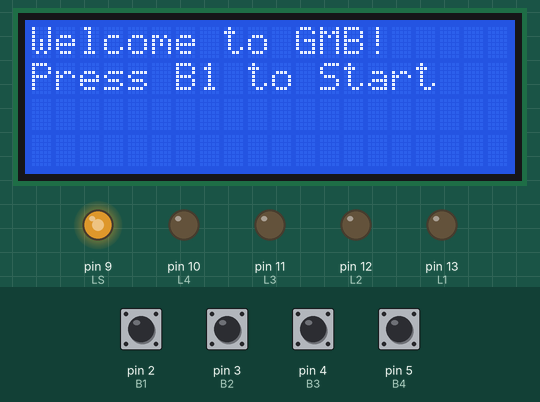
Bench run of a sketch on a simulated Arduino Uno, built with avr-gcc and run on an emulated ATmega328P. Shown: 20×4 character LCD, output pins drawn as LEDs (lit = HIGH). Dashed ring = blinking. The test bench sets the inputs (shaded band); at power-on: pin 2 (B1), pin 3 (B2), pin 4 (B3), pin 5 (B4) HIGH. Random numbers use the default seed unless the sketch sets one; what the sketch prints to the serial monitor is not drawn.

Above: at 1.35 s.
1.4 s: pin 2 (B1) pulled LOW for 0.15 s
At 3.6 s:
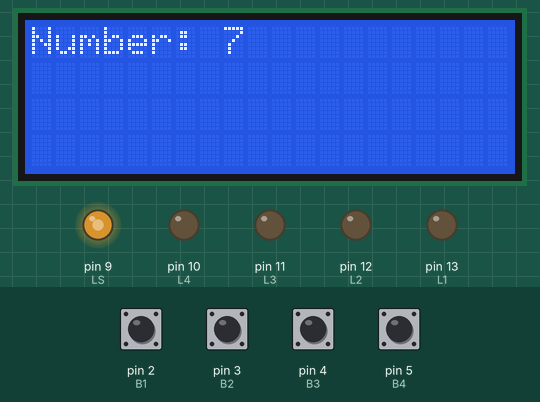
3.9 s: pin 3 (B2) pulled LOW for 0.15 s
At 4.7 s:
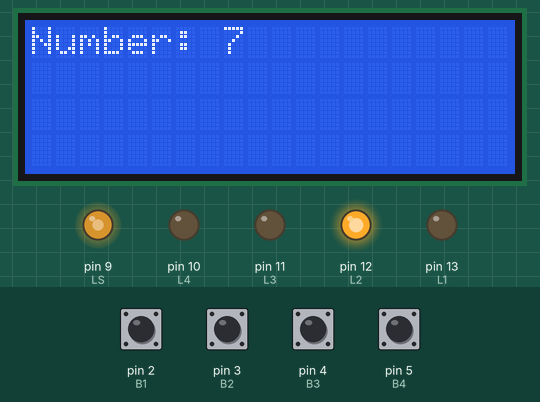
5.5 s: pin 4 (B3) pulled LOW for 1 s
At 5.71 s:
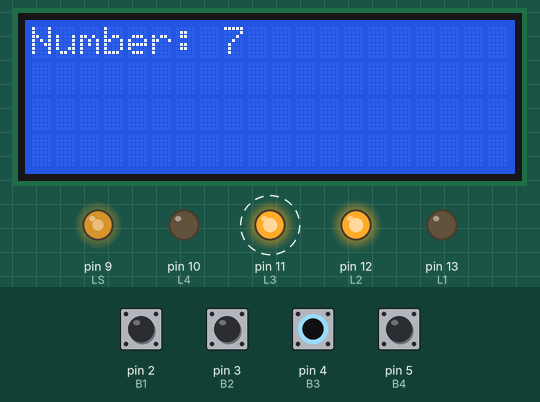
8.0 s: pin 5 (B4) pulled LOW for 0.15 s
At 9.0 s:
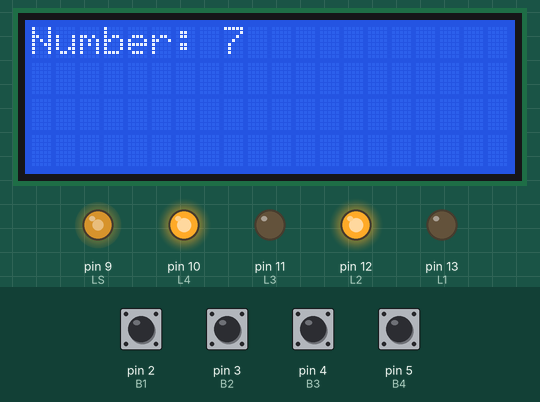
9.6 s: pin 4 (B3) pulled LOW for 0.15 s
At 10.4 s:
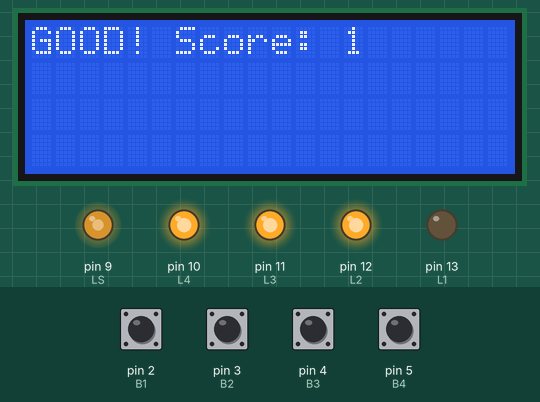
12.1 s: pin 2 (B1) pulled LOW for 1 s
At 20.8 s:
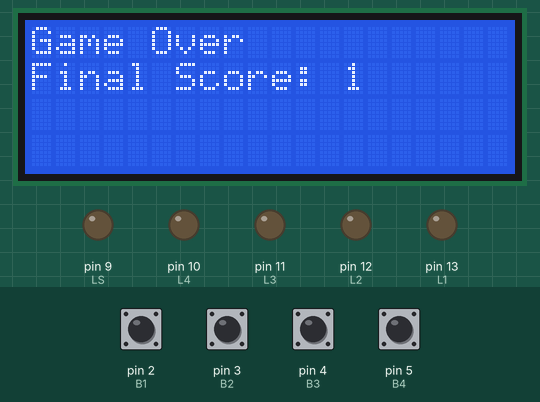
Timing chart, 0 to 21.1 s (numbered marks = the images above; inputs shaded):
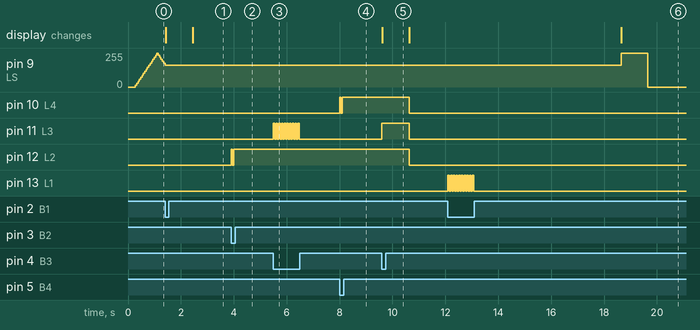

The sketch:

As1_GMB.ino
```cpp
/*
--------------------------------------------------------
Course: Embedded System and IoT  - a.y. 2024-2025
Project: Assignment #1 - Give Me the Binary! (GMB)

Author: Yiming Li, Tianyu Qu, Jing Yang
Date: October 20, 2024

--------------------------------------------------------
*/

//#include <Arduino.h>
#include <Wire.h>
#include <TimerOne.h>
#include <LiquidCrystal_I2C.h>
#include <avr/sleep.h>
#include <PinChangeInterrupt.h>
// ---------------- Pin Definition --------------------
// Pin Definitions for LEDs
#define   L1   13
#define   L2   12
#define   L3   11
#define   L4   10
#define   LS   9  // Red LED
// Pin Definitions for Buttons
#define   B1   2
#define   B2   3
#define   B3   4
#define   B4   5
// Pin Definition for Potentiometer (Analog input)
#define   Pot   A2

// ---------------- Parameter Definition --------------------
int fadeAmount = 15;
int currIntensity = 0;
// Define states
enum GameState { INIT, GAME, GAME_OVER };
GameState gameState = INIT;
unsigned long startTime = 0;  // For time tracking
unsigned long T1;         // Maximum time to respond
int F;                    // Difficulty factor
int score = 0;
int playerInput = 0;
int displayedNumber = 0;
const unsigned long DEBOUNCE_DELAY = 50;
unsigned long lastButtonPressTime[4] = {0, 0, 0, 0};
unsigned long lastB1PressTime = 0;
volatile bool sleepMode = false;

LiquidCrystal_I2C lcd = LiquidCrystal_I2C(0x27,20,4);

void Init()  {
  // Initialize LEDs as outputs
  pinMode(L1, OUTPUT);
  pinMode(L2, OUTPUT);
  pinMode(L3, OUTPUT);
  pinMode(L4, OUTPUT);
  pinMode(LS, OUTPUT);

  // Initialize buttons as inputs (with internal pull-up resistors enabled)
  pinMode(B1, INPUT_PULLUP);
  pinMode(B2, INPUT_PULLUP);
  pinMode(B3, INPUT_PULLUP);
  pinMode(B4, INPUT_PULLUP);

  // Initialize potentiometer as an analog input
  //pinMode(Pot, INPUT);

  // Start the LCD and print a message
  lcd.init();
  lcd.backlight();
  lcd.setCursor(0, 0);
  lcd.print("Welcome to GMB!");
  lcd.setCursor(0, 1);
  lcd.print("Press B1 to Start");

  lastB1PressTime = millis();
}

void setup() {
  Serial.begin(9600);
  Init();
  delay(100);
  Serial.println("Setup completed");

}

void loop() {
   switch (gameState) {
    case INIT:
      handleInitialState();
      break;
    case GAME:
      handleGameState();
      break;
    case GAME_OVER:
      handleGameOverState();
      break;
  }
}
void WakeUp(){
}
void LS_PULSE() {
  analogWrite(LS, currIntensity);
  currIntensity = currIntensity + fadeAmount;
  if (currIntensity == 0 || currIntensity == 255) {
   fadeAmount = -fadeAmount ;
  }
  delay(20);
}

//---------------Initial State----------------------
void handleInitialState() {
  lcd.setCursor(0, 0);
  lcd.print("Welcome to GMB!");
  lcd.setCursor(0, 1);
  lcd.print("Press B1 to Start");

  LS_PULSE();
  unsigned long currentTime = millis();
  if (digitalRead(B1) == LOW) {
    if (currentTime - lastB1PressTime > DEBOUNCE_DELAY) {
      lastB1PressTime = currentTime;
      startGame();
    }
  }
  if (millis() - lastB1PressTime > 10000) {
    goToSleep();
    delay(1000);
    gameState = INIT;
    lastB1PressTime = millis();
  }
}
//Deep sleep mode
void goToSleep(){
  Serial.println("Going to sleep");
  attachInterrupt(digitalPinToInterrupt(B1),WakeUp,RISING);
  attachInterrupt(digitalPinToInterrupt(B2),WakeUp,RISING);
  attachPinChangeInterrupt(digitalPinToPinChangeInterrupt(B3), WakeUp, RISING);
  attachPinChangeInterrupt(digitalPinToPinChangeInterrupt(B4), WakeUp, RISING);
  digitalWrite(LS, LOW);
  lcd.clear();
  set_sleep_mode(SLEEP_MODE_PWR_DOWN);
  sleep_enable();
  sleep_mode();

  //sleeping

  //wake up
  Serial.println("WAKE UP");
  sleep_disable();
}

// Start the game
void startGame() {
  gameState = GAME;
  startTime = millis();
  score = 0;
  T1 = 10000;  // Starting max time (10 seconds)
  setDifficulty();
  lcd.clear();
  lcd.setCursor(0, 0);
  lcd.print("Go!");
  lcd.setCursor(0, 1);
  lcd.print("Score: " + String(score));
  delay(1000);
  newRound();
}
// Set difficulty based on Potentiometer
void setDifficulty() {
  int potValue = analogRead(Pot);
  Serial.println(potValue);
  int level = map(potValue, 0, 1023, 1, 4);
  F = level;  // Example difficulty factor
  Serial.println(F);
}
//--------------------------Game State------------------------
void handleGameState() {
  if ((millis() - startTime > T1)&&checkCorrectNumber()) {
    score++;
    lcd.clear();
    lcd.print("GOOD! Score: ");
    lcd.print(score);
    if(T1>1000)
    T1 -= F * 1000;  // Reduce time by difficulty factor
    delay(1000);
    newRound();
  }
  if (millis() - startTime > T1) {
    handleGameOverState();
    return;
  }
  // Button press logic and binary number composition
  if (checkCorrectNumber()&&displayedNumber!=0) {
    score++;
    lcd.clear();
    lcd.print("GOOD! Score: ");
    lcd.print(score);
    if(T1>1000)
    T1 -= F * 1000;  // Reduce time by difficulty factor
    delay(1000);
    newRound();
  }
}
//Start a new round, Generate a new random number and display it
void newRound() {
  displayedNumber = random(0, 15);
  lcd.clear();
  lcd.print("Number: ");
  lcd.print(displayedNumber);
  playerInput = 0;
  turnOffLEDs();
  startTime = millis();  // Reset timer
}
//turn off all 4 LEDs
void turnOffLEDs() {
  digitalWrite(L1, LOW);
  digitalWrite(L2, LOW);
  digitalWrite(L3, LOW);
  digitalWrite(L4, LOW);
}
// Check if player has composed the correct binary number using LEDs
bool checkCorrectNumber() {
  int playerNumber = getPlayerBinaryInput();  // Convert LED states to a number
  return playerNumber == displayedNumber;
}

//-------------------Game Over State--------------------------------
void handleGameOverState() {
  gameState = GAME_OVER;
  turnOffLEDs();
  lcd.clear();
  lcd.print("Game Over");
  lcd.setCursor(0, 1);
  lcd.print("Final Score: ");
  lcd.print(score);
  digitalWrite(LS, HIGH);  // Turn on red LED for 1 second
  delay(1000);
  digitalWrite(LS, LOW);
  delay(10000);  // Show final score for 10 seconds
  resetGame();
}
// Reset game back to the initial state
void resetGame() {
  gameState = INIT;
  lcd.clear();
  LS_PULSE();
  lastB1PressTime = millis();
}
// Get player input
int getPlayerBinaryInput() {
  unsigned long currentTime = millis();
  if (digitalRead(B1) == LOW) {
    if (currentTime - lastButtonPressTime[0] > DEBOUNCE_DELAY) {
      lastButtonPressTime[0] = currentTime;
      if (digitalRead(L1) == HIGH) {
        playerInput -= 8;
        digitalWrite(L1, LOW);
      } else {
        playerInput += 8;
        digitalWrite(L1, HIGH);
      }
    }
  }

  if (digitalRead(B2) == LOW) {
    if (currentTime - lastButtonPressTime[1] > DEBOUNCE_DELAY) {
      lastButtonPressTime[1] = currentTime;
      if (digitalRead(L2) == HIGH) {
        playerInput -= 4;
        digitalWrite(L2, LOW);
      } else {
        playerInput += 4;
        digitalWrite(L2, HIGH);
      }
    }
  }

  if (digitalRead(B3) == LOW) {
    if (currentTime - lastButtonPressTime[2] > DEBOUNCE_DELAY) {
      lastButtonPressTime[2] = currentTime;
      if (digitalRead(L3) == HIGH) {
        playerInput -= 2;
        digitalWrite(L3, LOW);
      } else {
        playerInput += 2;
        digitalWrite(L3, HIGH);
      }
    }
  }

  if (digitalRead(B4) == LOW) {
    if (currentTime - lastButtonPressTime[3] > DEBOUNCE_DELAY) {
      lastButtonPressTime[3] = currentTime;
      if (digitalRead(L4) == HIGH) {
        playerInput -= 1;
        digitalWrite(L4, LOW);
      } else {
        playerInput += 1;
        digitalWrite(L4, HIGH);
      }
    }
  }
  return playerInput;
}
```

Measured:
- after the input at 1.4 s, the display: first changes at once (image 1 shows a later state)
- after the input at 3.9 s, pin 12 (L2): LOW → HIGH at once, → LOW 0.05 s later, → HIGH 0.05 s later
- after the input at 5.5 s, pin 11 (L3): alternates HIGH for 0.05 s and LOW for 0.05 s, 20 changes in all, then stays LOW, starting at once
- after the input at 8.0 s, pin 10 (L4): LOW → HIGH at once, → LOW 0.05 s later, → HIGH 0.05 s later
- after the input at 9.6 s, pin 10 (L4), pin 12 (L2): HIGH → LOW after 1.0 s; pin 11 (L3): LOW → HIGH at once, → LOW 1.0 s later; the display: changes at once (image 5)
- after the input at 12.1 s, pin 13 (L1): alternates HIGH for 0.05 s and LOW for 0.05 s, 20 changes in all, then stays LOW, starting at once
